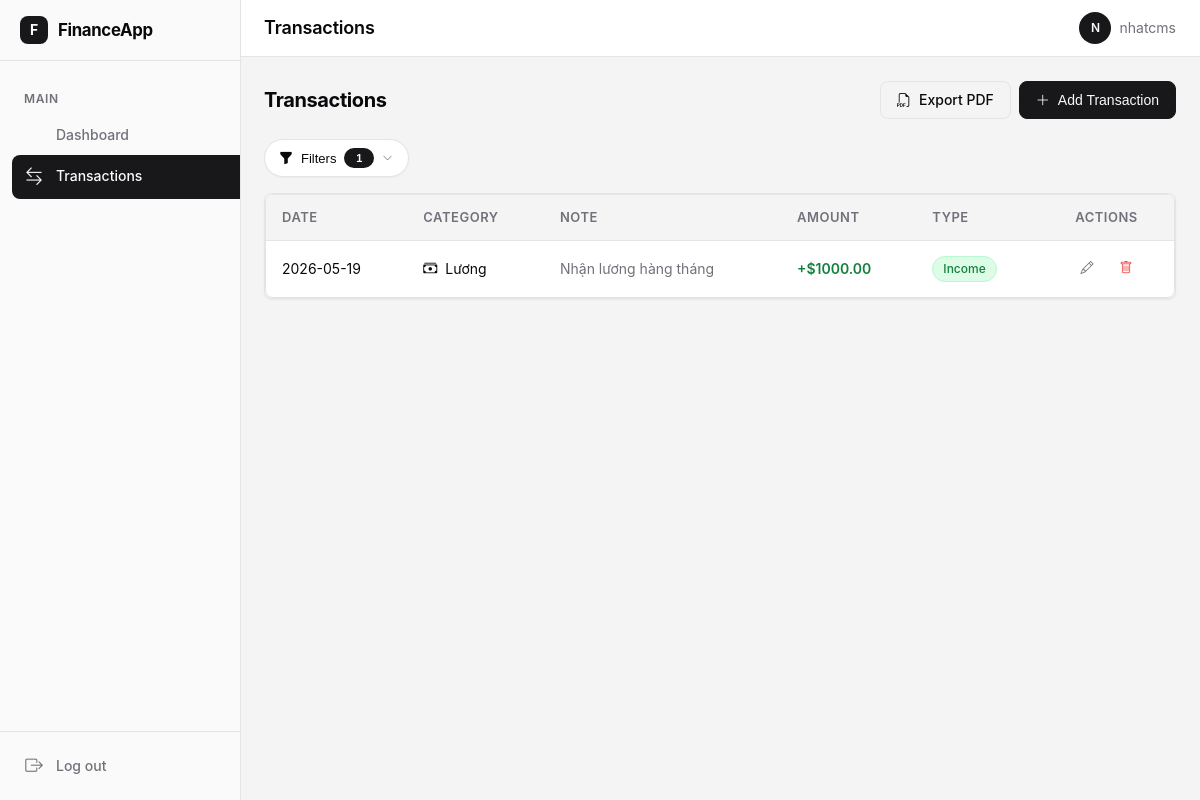
Screenshot of /transactions?category_id=1 (signed in) with the database file from the repository.
### models.py (models this page shows, shortened)
class User(UserMixin, db.Model):
    id = db.Column(db.Integer, primary_key=True)
    username = db.Column(db.String(64), index=True, unique=True)
    email = db.Column(db.String(120), index=True, unique=True)
    password_hash = db.Column(db.String(256))
    transactions = db.relationship('Transaction', backref='author', lazy='dynamic')

class Transaction(db.Model):
    id = db.Column(db.Integer, primary_key=True)
    user_id = db.Column(db.Integer, db.ForeignKey('user.id'))
    category_id = db.Column(db.Integer, db.ForeignKey('category.id'))
    amount = db.Column(db.Float)
    note = db.Column(db.String(200))
    date = db.Column(db.Date, index=True, default=datetime.utcnow().date)
    created_at = db.Column(db.DateTime, default=datetime.utcnow)

class Category(db.Model):
    id = db.Column(db.Integer, primary_key=True)
    name = db.Column(db.String(64))
    type = db.Column(db.String(20)) # 'Income' or 'Expense'
    icon = db.Column(db.String(64)) # Bootstrap icon name
    transactions = db.relationship('Transaction', backref='category', lazy='dynamic')

### app.py (the view)
@app.route('/transactions')
@login_required
def transactions():
    from datetime import date, timedelta
    date_from_str = request.args.get('date_from', '').strip()
    date_to_str = request.args.get('date_to', '').strip()
    type_filter = request.args.get('type', 'All')
    category_id = request.args.get('category_id', '').strip()
    amount_min_str = request.args.get('amount_min', '').strip()
    amount_max_str = request.args.get('amount_max', '').strip()
    note_search = request.args.get('note_search', '').strip()
    today = date.today()
    if date_from_str:
        date_from = datetime.strptime(date_from_str, '%Y-%m-%d').date()
    else:
        date_from = today - timedelta(days=7)
        date_from_str = date_from.strftime('%Y-%m-%d')
    if date_to_str:
        date_to = datetime.strptime(date_to_str, '%Y-%m-%d').date()
    else:
        date_to = today
        date_to_str = date_to.strftime('%Y-%m-%d')
    query = Transaction.query.filter_by(user_id=current_user.id).join(Category)
    query = query.filter(Transaction.date >= date_from, Transaction.date <= date_to)
    if type_filter in ('Income', 'Expense'):
        query = query.filter(Category.type == type_filter)
    if category_id:
        query = query.filter(Transaction.category_id == int(category_id))
    if amount_min_str:
        query = query.filter(Transaction.amount >= float(amount_min_str))
    if amount_max_str:
        query = query.filter(Transaction.amount <= float(amount_max_str))
    if note_search:
        query = query.filter(Transaction.note.ilike(f'%{note_search}%'))
    user_transactions = query.order_by(Transaction.date.desc()).all()
    categories = Category.query.all()
    return render_template('transactions.html',
                           title='Transactions',
                           transactions=user_transactions,
                           categories=categories,
                           date_from=date_from_str,
                           date_to=date_to_str,
                           type_filter=type_filter,
                           category_id=category_id,
                           amount_min=amount_min_str,
                           amount_max=amount_max_str,
                           note_search=note_search)

### models.py (called while the page is built)
@login.user_loader
def load_user(id):
    return User.query.get(int(id))

### templates/transactions.html (shortened to what this page needs)
{% extends "base.html" %}
{% block content %}
<div class="action-bar">
    <h2>Transactions</h2>
    <div class="action-bar-actions">
        <a href="{{ url_for('export_transactions_pdf') }}" class="btn btn-outline">
            <i class="bi bi-filetype-pdf"></i>
            Export PDF
        </a>
        <button type="button" class="btn btn-primary" onclick="openModal('addTransactionModal')">
            <i class="bi bi-plus-lg"></i>
            Add Transaction
        </button>
    </div>
</div>
<div class="filter-wrapper" id="chipFilterContainer">
    <button class="filter-pill" id="filterTrigger">
        <i class="bi bi-funnel-fill"></i>
        <span>Filters</span>
        <span class="filter-badge" id="filterCount">0</span>
        <i class="bi bi-chevron-down filter-chevron"></i>
    </button>
</div>
<div class="card">
    <div class="table-container">
        <table>
            <thead>
                <tr>
                    <th>Date</th>
                    <th>Category</th>
                    <th>Note</th>
                    <th>Amount</th>
                    <th>Type</th>
                    <th class="text-center">Actions</th>
                </tr>
            </thead>
            <tbody>
                {% for txn in transactions %}
                <tr>
                    <td>{{ txn.date.strftime('%Y-%m-%d') }}</td>
                    <td>
                        <span class="flex items-center gap-2">
                            <i class="bi {{ txn.category.icon }}"></i>
                            {{ txn.category.name }}
                        </span>
                    </td>
                    <td class="text-muted">{{ txn.note or '—' }}</td>
                    <td class="{% if txn.category.type == 'Income' %}amount-positive{% else %}amount-negative{% endif %}">
                        {{ '+' if txn.category.type == 'Income' else '-' }}${{ "%.2f"|format(txn.amount) }}
                    </td>
                    <td>
                        <span class="badge {% if txn.category.type == 'Income' %}badge-income{% else %}badge-expense{% endif %}">
                            {{ txn.category.type }}
                        </span>
                    </td>
                    <td class="text-center">
                        <button class="btn btn-ghost btn-sm" title="Edit" onclick="openEditModal({{ txn.id }})">
                            <i class="bi bi-pencil"></i>
                        </button>
                        <button class="btn btn-ghost btn-sm" title="Delete" style="color: var(--destructive);" onclick="confirmDelete({{ txn.id }})">
                            <i class="bi bi-trash"></i>
                        </button>
                    </td>
                </tr>
                {% endfor %}
            </tbody>
        </table>
    </div>
</div>
{% endblock %}

### templates/base.html (shortened to what this page needs)
<!DOCTYPE html>
<html lang="en">
<head>
    <link href="https://cdn.jsdelivr.net/npm/bootstrap-icons@1.11.3/font/bootstrap-icons.css" rel="stylesheet">
    <link href="{{ url_for('static', filename='css/style.css') }}" rel="stylesheet">
</head>
<body class="{% if request.endpoint in ['login', 'register'] %}auth-body{% endif %}">
<div class="app-layout">
    {% if request.endpoint not in ['login', 'register'] %}
    <aside class="sidebar" id="sidebar">
        <div class="sidebar-header">
            <div class="sidebar-logo-icon">F</div>
            <span class="sidebar-logo-text">FinanceApp</span>
        </div>
        <nav class="sidebar-nav">
            <div class="sidebar-section-label">Main</div>
            <a class="sidebar-link {% if request.endpoint == 'dashboard' %}active{% endif %}" href="{{ url_for('dashboard') }}">
                Dashboard
            </a>
            <a class="sidebar-link {% if request.endpoint == 'transactions' %}active{% endif %}" href="{{ url_for('transactions') }}">
                <i class="bi bi-arrow-left-right"></i>
                Transactions
            </a>
        </nav>
        <div class="sidebar-footer">
            <a class="sidebar-link" href="{{ url_for('logout') }}">
                <i class="bi bi-box-arrow-right"></i>
                Log out
            </a>
        </div>
    </aside>
    {% endif %}
    <main class="main-content">
        {% if request.endpoint not in ['login', 'register'] %}
        <header class="top-header">
            <div class="top-header-left">
                <h1 class="page-title">{{ title }}</h1>
            </div>
            <div class="top-header-right">
                <div class="user-badge">
                    <span class="user-avatar">{{ current_user.username[:1].upper() }}</span>
                    <span class="hidden-mobile">{{ current_user.username }}</span>
                </div>
            </div>
        </header>
        {% endif %}
        <div class="content-area {% if request.endpoint in ['login', 'register'] %}content-auth{% endif %}">
            {% block content %}{% endblock %}
        </div>
    </main>
</div>
</body>
</html>

### rows the page displays
User: username "N", username "nhatcms"
Transaction: date "2026-05-19", category.name "Lương", note "Nhận lương hàng tháng", amount "1000.00", category.type "Income"
Category: type "+"

### other values shown
{{ title }} "Transactions"
